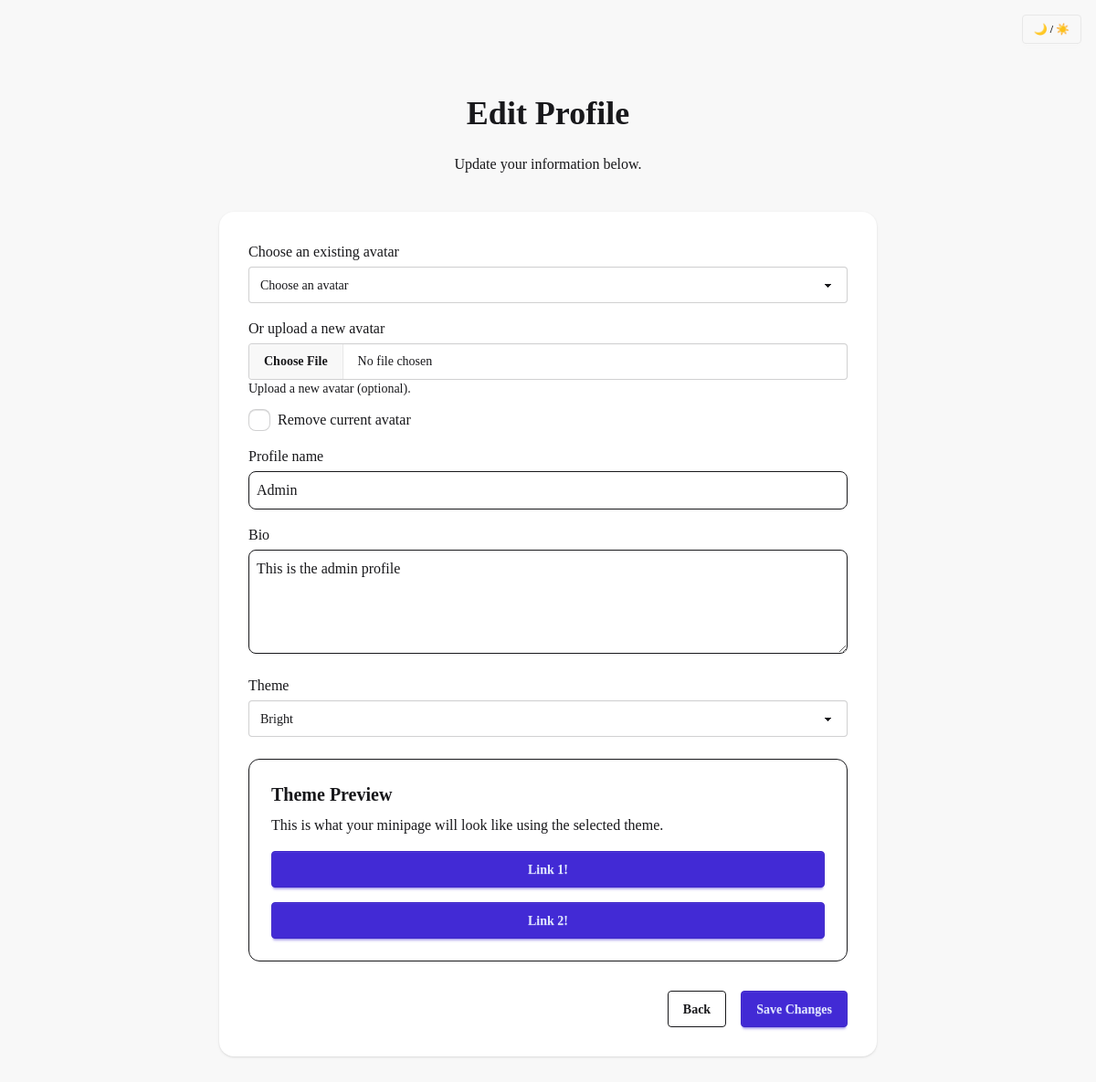
Page /profile/1/edit (signed in) on the committed database.
### profiles/models.py (models this page shows)
class Profile(models.Model):
    user = models.OneToOneField(User, on_delete=models.CASCADE, related_name='profile')
    profile_name = models.CharField(max_length=100)
    bio = models.TextField()
    avatar = models.ForeignKey(
        "Avatar",
        on_delete=models.SET_NULL,
        null=True,
        blank=True,
        related_name='selected_avatar',
    )
    theme = models.CharField(
    max_length=50,
    default="light",
    choices=[
        ("light", "Bright"),
        ("dark", "Night"),
        ("cupcake", "Cupcake"),
        ("forest", "Nature"),
        ("dracula", "Dracula"),
        ("cyberpunk", "Retro Wave"),
        ("synthwave", "Neon"),
        ("retro", "Vintage"),
    ],
    )

### profiles/views.py (the view)
# urls.py: path('<int:profile_id>/edit', views.edit_profile, name='edit_profile'),
@login_required
def edit_profile(request, profile_id):
    profile = get_object_or_404(Profile, pk=profile_id)
    if profile.user != request.user:
        messages.error(request, "You are not allowed to edit this profile.")
        return redirect('core:home')
    if request.method == 'POST':
        form = ProfileForm(request.POST, request.FILES, instance=profile)
        if form.is_valid():
            form.save()
            messages.success(request, "Your profile has been updated!")
            return redirect('profiles:profile_detail', profile_id=profile_id)
    else:
        form = ProfileForm(instance=profile)
    return render(request, 'profiles/edit_profile.html',
                  {"form": form, 'profile': profile})

### profiles/templates/profiles/edit_profile.html (shortened to what this page needs)
{% extends 'core/base.html' %}
{% block content %}
<div class="max-w-3xl mx-auto px-6">
    <h1 class="h1 text-center mb-6">Edit Profile</h1>
    <p class="text-base-content text-center mb-10">Update your information below.</p>
    <div class="bg-base-100 p-8 rounded-2xl shadow hover:shadow-lg transition">
        <form action="{% url 'profiles:edit_profile' profile.id %}" method="post" class="space-y-6" enctype="multipart/form-data">
            <div class="mb-4">
                <label class="block font-medium mb-1">Choose an existing avatar</label>
                {{ form.avatar }}
                <label class="block font-medium mt-4 mb-1">Or upload a new avatar</label>
                {{ form.new_avatar }}
                <p class="text-sm text-base-content">{{ form.new_avatar.help_text }}</p>
                <div class="mt-3 flex items-center gap-2">
                {{ form.delete_avatar }}
                <label class="font-medium">{{ form.delete_avatar.label }}</label>
                </div>
                </div>
            <div class="space-y-4">
                {% for field in form %}
                    {% if field.name != 'avatar' and field.name != 'new_avatar' and field.name != 'delete_avatar' %}
                        <div>
                            <label class="block font-medium mb-1" for="{{ field.id_for_label }}">
                                {{ field.label }}
                            </label>
                            {{ field }}
                        </div>
                    {% endif %}
                {% endfor %}
            </div>
            <div id="theme-preview" data-theme="{{ user.profile.theme }}" class="p-6 rounded-xl border mt-4">
                <h2 class="text-xl font-bold">Theme Preview</h2>
                <p class="mt-2">This is what your minipage will look like using the selected theme.</p>
                <div class="btn w-full btn-primary mt-4">Link 1!</div>
                <div class="btn w-full btn-primary mt-4">Link 2!</div>
            </div>
        <div class="flex justify-end gap-4 mt-8">
            <a href="{% url 'profiles:profile_detail' profile.id %}"
               class="btn btn-outline">
                Back
            </a>
            <button type="submit"
                    class="btn btn-primary">
                Save Changes
            </button>
        </div>
        </form>
    </div>
</div>
{% endblock %}

### rows in the picture
Profile: avatar "Choose an avatar", form "Admin" "This is the admin profile" "Bright"

### other values in the picture
{{ field.label }} "Profile name" "Bio" "Theme"
